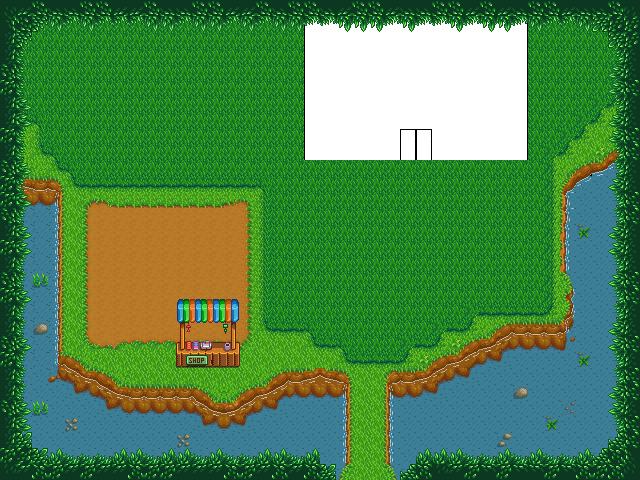

Rendered tile map (Tiled .tmx) drawn with the repository's tilesets; below, a short description and the map source with its tile grids summarised:
An orthogonal 40x30 tile map with 16x16 px tiles, 5 tile layers (Back, Buildings, Front, Paths, ...), 7 tilesets and 4 objects (4x TileData).

<map version="1.10" tiledversion="1.11.1" orientation="orthogonal" renderorder="right-down" width="40" height="30" tilewidth="16" tileheight="16" infinite="0" nextlayerid="13" nextobjectid="17">
 <properties>
  <property name="AmbientLight" value="80 80 40" />
  <property name="Outdoors" value="T" />
  <property name="ViewportFollowPlayer" type="bool" value="true" />
  <property name="Warp" value=" 22 29 Mine 20 4 23 29 Mine 20 4" />
 </properties>
 <tileset firstgid="1" name="spring_outdoorsTileSheet" tilewidth="16" tileheight="16" tilecount="1975" columns="25">
  <image source="spring_outdoorsTileSheet.png" width="400" height="1264" />
  <tile id="209">
   <properties>
    <property name="Water" value="T" />
   </properties>
  </tile>
  <tile id="234">
   <properties>
    <property name="Water" value="T" />
   </properties>
  </tile>
  <tile id="285">
   <properties>
    <property name="Water" value="T" />
   </properties>
  </tile>
  <tile id="308">
   <properties>
    <property name="Water" value="T" />
   </properties>
  </tile>
  <tile id="309">
   <properties>
    <property name="Water" value="T" />
   </properties>
  </tile>
  <tile id="310">
   <properties>
    <property name="Water" value="T" />
   </properties>
  </tile>
  <tile id="333">
   <properties>
    <property name="Water" value="T" />
   </properties>
  </tile>
  <tile id="334">
   <properties>
    <property name="Water" value="T" />
   </properties>
  </tile>
  <tile id="335">
   <properties>
    <property name="Water" value="T" />
   </properties>
  </tile>
  <tile id="336">
   <properties>
    <property name="Water" value="T" />
   </properties>
  </tile>
  <tile id="628">
   <properties>
    <property name="Water" value="T" />
   </properties>
  </tile>
  <tile id="629">
   <properties>
    <property name="Water" value="T" />
   </properties>
  </tile>
  <tile id="653">
   <properties>
    <property name="Water" value="T" />
   </properties>
  </tile>
  <tile id="734">
   <properties>
    <property name="Water" value="T" />
   </properties>
  </tile>
  <tile id="759">
   <properties>
    <property name="Water" value="T" />
   </properties>
  </tile>
  <tile id="1186">
   <properties>
    <property name="Water" value="T" />
   </properties>
  </tile>
  <tile id="1187">
   <properties>
    <property name="Water" value="T" />
   </properties>
  </tile>
  <tile id="1188">
   <properties>
    <property name="Water" value="T" />
   </properties>
  </tile>
  <tile id="1211">
   <properties>
    <property name="Water" value="T" />
   </properties>
  </tile>
  <tile id="1212">
   <properties>
    <property name="Water" value="T" />
   </properties>
  </tile>
  <tile id="1213">
   <properties>
    <property name="Water" value="T" />
   </properties>
  </tile>
  <tile id="1227">
   <properties>
    <property name="Water" value="T" />
   </properties>
  </tile>
  <tile id="1228">
   <properties>
    <property name="Water" value="T" />
   </properties>
  </tile>
  <tile id="1229">
   <properties>
    <property name="Water" value="T" />
   </properties>
  </tile>
  <tile id="1230">
   <properties>
    <property name="Water" value="T" />
   </properties>
  </tile>
  <tile id="1231">
   <properties>
    <property name="Water" value="T" />
   </properties>
  </tile>
  <tile id="1237">
   <properties>
    <property name="Water" value="T" />
   </properties>
  </tile>
  <tile id="1238">
   <properties>
    <property name="Water" value="T" />
   </properties>
  </tile>
  <tile id="1239">
   <properties>
    <property name="Water" value="T" />
   </properties>
  </tile>
  <tile id="1240">
   <properties>
    <property name="Water" value="T" />
   </properties>
  </tile>
  <tile id="1241">
   <properties>
    <property name="Water" value="T" />
   </properties>
  </tile>
  <tile id="1242">
   <properties>
    <property name="Water" value="T" />
   </properties>
  </tile>
  <tile id="1243">
   <properties>
    <property name="Water" value="T" />
   </properties>
  </tile>
  <tile id="1244">
   <properties>
    <property name="Water" value="T" />
   </properties>
  </tile>
  <tile id="1245">
   <properties>
    <property name="Water" value="T" />
   </properties>
  </tile>
  <tile id="1246">
   <properties>
    <property name="Passable" value="F" />
    <property name="Water" value="T" />
   </properties>
  </tile>
  <tile id="1247">
   <properties>
    <property name="Water" value="T" />
   </properties>
  </tile>
  <tile id="1248">
   <properties>
    <property name="Passable" value="F" />
    <property name="Water" value="T" />
   </properties>
  </tile>
  <tile id="1249">
   <properties>
    <property name="Passable" value="F" />
    <property name="Water" value="T" />
   </properties>
  </tile>
  <tile id="1252">
   <properties>
    <property name="Water" value="T" />
   </properties>
  </tile>
  <tile id="1253">
   <properties>
    <property name="Water" value="T" />
   </properties>
  </tile>
  <tile id="1254">
   <properties>
    <property name="Water" value="T" />
   </properties>
  </tile>
  <tile id="1255">
   <properties>
    <property name="Water" value="T" />
   </properties>
  </tile>
  <tile id="1256">
   <properties>
    <property name="Water" value="T" />
   </properties>
  </tile>
  <tile id="1263">
   <properties>
    <property name="Water" value="T" />
   </properties>
  </tile>
  <tile id="1264">
   <properties>
    <property name="Water" value="T" />
   </properties>
  </tile>
  <tile id="1265">
   <properties>
    <property name="Water" value="T" />
   </properties>
  </tile>
  <tile id="1266">
   <properties>
    <property name="Passable" value="F" />
    <property name="Water" value="T" />
   </properties>
  </tile>
  <tile id="1267">
   <properties>
    <property name="Passable" value="F" />
    <property name="Water" value="T" />
   </properties>
  </tile>
  <tile id="1268">
   <properties>
    <property name="Water" value="T" />
   </properties>
  </tile>
  <tile id="1269">
   <properties>
    <property name="Water" value="T" />
   </properties>
  </tile>
  <tile id="1270">
   <properties>
    <property name="Water" value="T" />
   </properties>
  </tile>
  <tile id="1271">
   <properties>
    <property name="Passable" value="F" />
    <property name="Water" value="T" />
   </properties>
  </tile>
  <tile id="1272">
   <properties>
    <property name="Water" value="T" />
   </properties>
  </tile>
  <tile id="1273">
   <properties>
    <property name="Water" value="T" />
   </properties>
  </tile>
  <tile id="1274">
   <properties>
    <property name="Water" value="T" />
   </properties>
  </tile>
  <tile id="1277">
   <properties>
    <property name="Water" value="T" />
   </properties>
  </tile>
  <tile id="1278">
   <properties>
    <property name="Water" value="T" />
   </properties>
  </tile>
  <tile id="1279">
   <properties>
    <property name="Water" value="T" />
   </properties>
  </tile>
  <tile id="1280">
   <properties>
    <property name="Water" value="T" />
   </properties>
  </tile>
  <tile id="1281">
   <properties>
    <property name="Water" value="T" />
   </properties>
  </tile>
  <tile id="1297">
   <properties>
    <property name="Water" value="T" />
   </properties>
  </tile>
  <tile id="1298">
   <properties>
    <property name="Water" value="T" />
   </properties>
  </tile>
  <tile id="1299">
   <properties>
    <property name="Passable" value="F" />
    <property name="Water" value="T" />
   </properties>
  </tile>
  <tile id="1302">
   <properties>
    <property name="Water" value="T" />
   </properties>
  </tile>
  <tile id="1303">
   <properties>
    <property name="Water" value="T" />
   </properties>
  </tile>
  <tile id="1304">
   <properties>
    <property name="Water" value="T" />
   </properties>
  </tile>
  <tile id="1305">
   <properties>
    <property name="Water" value="T" />
   </properties>
  </tile>
  <tile id="1306">
   <properties>
    <property name="Water" value="T" />
   </properties>
  </tile>
  <tile id="1322">
   <properties>
    <property name="Water" value="T" />
   </properties>
  </tile>
  <tile id="1323">
   <properties>
    <property name="Water" value="T" />
   </properties>
  </tile>
  <tile id="1324">
   <properties>
    <property name="Water" value="T" />
   </properties>
  </tile>
  <tile id="1466">
   <properties>
    <property name="Water" value="T" />
   </properties>
  </tile>
  <tile id="1467">
   <properties>
    <property name="Water" value="T" />
   </properties>
  </tile>
  <tile id="1468">
   <properties>
    <property name="Water" value="T" />
   </properties>
  </tile>
  <tile id="1469">
   <properties>
    <property name="Water" value="T" />
   </properties>
  </tile>
  <tile id="1470">
   <properties>
    <property name="Water" value="T" />
   </properties>
  </tile>
  <tile id="1471">
   <properties>
    <property name="Water" value="T" />
   </properties>
  </tile>
  <tile id="1472">
   <properties>
    <property name="Water" value="T" />
   </properties>
  </tile>
  <tile id="1473">
   <properties>
    <property name="Water" value="T" />
   </properties>
  </tile>
  <tile id="1541">
   <properties>
    <property name="Water" value="T" />
   </properties>
  </tile>
  <tile id="1542">
   <properties>
    <property name="Water" value="T" />
   </properties>
  </tile>
  <tile id="1543">
   <properties>
    <property name="Water" value="T" />
   </properties>
  </tile>
  <tile id="1544">
   <properties>
    <property name="Water" value="T" />
   </properties>
  </tile>
  <tile id="1583">
   <properties>
    <property name="Water" value="T" />
   </properties>
  </tile>
  <tile id="1584">
   <properties>
    <property name="Water" value="T" />
   </properties>
  </tile>
  <tile id="1585">
   <properties>
    <property name="Water" value="T" />
   </properties>
  </tile>
  <tile id="1608">
   <properties>
    <property name="Water" value="T" />
   </properties>
  </tile>
  <tile id="1609">
   <properties>
    <property name="Water" value="T" />
   </properties>
  </tile>
  <tile id="1610">
   <properties>
    <property name="Water" value="T" />
   </properties>
  </tile>
  <tile id="1716">
   <properties>
    <property name="Water" value="T" />
   </properties>
  </tile>
  <tile id="1717">
   <properties>
    <property name="Water" value="T" />
   </properties>
  </tile>
  <tile id="1718">
   <properties>
    <property name="Water" value="T" />
   </properties>
  </tile>
  <tile id="1818">
   <properties>
    <property name="Water" value="T" />
   </properties>
  </tile>
  <tile id="1819">
   <properties>
    <property name="Water" value="T" />
   </properties>
  </tile>
  <tile id="1843">
   <properties>
    <property name="Water" value="T" />
   </properties>
  </tile>
  <tile id="1844">
   <properties>
    <property name="Water" value="T" />
   </properties>
  </tile>
  <tile id="1868">
   <properties>
    <property name="Water" value="T" />
   </properties>
  </tile>
  <tile id="1869">
   <properties>
    <property name="Water" value="T" />
   </properties>
  </tile>
 </tileset>
 <tileset firstgid="1976" name="spring_outdoorsTileSheet2" tilewidth="16" tileheight="16" tilecount="1120" columns="16">
  <image source="spring_outdoorsTileSheet2.png" width="256" height="1120" />
  <tile id="816">
   <properties>
    <property name="Water" value="T" />
   </properties>
  </tile>
  <tile id="817">
   <properties>
    <property name="Water" value="T" />
   </properties>
  </tile>
  <tile id="820">
   <properties>
    <property name="Water" value="T" />
   </properties>
  </tile>
  <tile id="821">
   <properties>
    <property name="Water" value="T" />
   </properties>
  </tile>
  <tile id="822">
   <properties>
    <property name="Water" value="T" />
   </properties>
  </tile>
  <tile id="832">
   <properties>
    <property name="Water" value="T" />
   </properties>
  </tile>
  <tile id="833">
   <properties>
    <property name="Water" value="T" />
   </properties>
  </tile>
  <tile id="834">
   <properties>
    <property name="Water" value="T" />
   </properties>
  </tile>
  <tile id="835">
   <properties>
    <property name="Water" value="T" />
   </properties>
  </tile>
  <tile id="836">
   <properties>
    <property name="Water" value="T" />
   </properties>
  </tile>
  <tile id="837">
   <properties>
    <property name="Water" value="T" />
   </properties>
  </tile>
  <tile id="838">
   <properties>
    <property name="Water" value="T" />
   </properties>
  </tile>
  <tile id="848">
   <properties>
    <property name="Water" value="T" />
   </properties>
  </tile>
  <tile id="849">
   <properties>
    <property name="Water" value="T" />
   </properties>
  </tile>
  <tile id="850">
   <properties>
    <property name="Water" value="T" />
   </properties>
  </tile>
  <tile id="851">
   <properties>
    <property name="Water" value="T" />
   </properties>
  </tile>
  <tile id="852">
   <properties>
    <property name="Water" value="T" />
   </properties>
  </tile>
  <tile id="853">
   <properties>
    <property name="Water" value="T" />
   </properties>
  </tile>
  <tile id="854">
   <properties>
    <property name="Water" value="T" />
   </properties>
  </tile>
  <tile id="864">
   <properties>
    <property name="Water" value="T" />
   </properties>
  </tile>
  <tile id="865">
   <properties>
    <property name="Water" value="T" />
   </properties>
  </tile>
  <tile id="866">
   <properties>
    <property name="Water" value="T" />
   </properties>
  </tile>
  <tile id="867">
   <properties>
    <property name="Water" value="T" />
   </properties>
  </tile>
  <tile id="868">
   <properties>
    <property name="Water" value="T" />
   </properties>
  </tile>
  <tile id="869">
   <properties>
    <property name="Water" value="T" />
   </properties>
  </tile>
  <tile id="870">
   <properties>
    <property name="Water" value="T" />
   </properties>
  </tile>
  <tile id="880">
   <properties>
    <property name="Water" value="T" />
   </properties>
  </tile>
  <tile id="881">
   <properties>
    <property name="Water" value="T" />
   </properties>
  </tile>
  <tile id="882">
   <properties>
    <property name="Water" value="T" />
   </properties>
  </tile>
  <tile id="883">
   <properties>
    <property name="Water" value="T" />
   </properties>
  </tile>
 </tileset>
 <tileset firstgid="3096" name="townInterior" tilewidth="16" tileheight="16" tilecount="2176" columns="32">
  <image source=".townInterior.png" width="512" height="1088" />
 </tileset>
 <tileset firstgid="5272" name="townInterior_2" tilewidth="16" tileheight="16" tilecount="1312" columns="32">
  <image source=".townInterior_2.png" width="512" height="656" />
 </tileset>
 <tileset firstgid="6584" name="Festivals" tilewidth="16" tileheight="16" tilecount="1024" columns="32">
  <image source="Festivals.png" width="512" height="512" />
 </tileset>
 <tileset firstgid="7608" name="z_mousehouse" tilewidth="16" tileheight="16" tilecount="154" columns="14">
  <image source="z_mousehouse.png" width="224" height="176" />
 </tileset>
 <tileset firstgid="7762" name="spring_outdoorsTileSheet2" tilewidth="16" tileheight="16" tilecount="1120" columns="16">
  <image source="spring_outdoorsTileSheet2.png" width="256" height="1120" />
  <tile id="816">
   <properties>
    <property name="Water" value="T" />
   </properties>
  </tile>
  <tile id="817">
   <properties>
    <property name="Water" value="T" />
   </properties>
  </tile>
  <tile id="820">
   <properties>
    <property name="Water" value="T" />
   </properties>
  </tile>
  <tile id="821">
   <properties>
    <property name="Water" value="T" />
   </properties>
  </tile>
  <tile id="822">
   <properties>
    <property name="Water" value="T" />
   </properties>
  </tile>
  <tile id="832">
   <properties>
    <property name="Water" value="T" />
   </properties>
  </tile>
  <tile id="833">
   <properties>
    <property name="Water" value="T" />
   </properties>
  </tile>
  <tile id="834">
   <properties>
    <property name="Water" value="T" />
   </properties>
  </tile>
  <tile id="835">
   <properties>
    <property name="Water" value="T" />
   </properties>
  </tile>
  <tile id="836">
   <properties>
    <property name="Water" value="T" />
   </properties>
  </tile>
  <tile id="837">
   <properties>
    <property name="Water" value="T" />
   </properties>
  </tile>
  <tile id="838">
   <properties>
    <property name="Water" value="T" />
   </properties>
  </tile>
  <tile id="848">
   <properties>
    <property name="Water" value="T" />
   </properties>
  </tile>
  <tile id="849">
   <properties>
    <property name="Water" value="T" />
   </properties>
  </tile>
  <tile id="850">
   <properties>
    <property name="Water" value="T" />
   </properties>
  </tile>
  <tile id="851">
   <properties>
    <property name="Water" value="T" />
   </properties>
  </tile>
  <tile id="852">
   <properties>
    <property name="Water" value="T" />
   </properties>
  </tile>
  <tile id="853">
   <properties>
    <property name="Water" value="T" />
   </properties>
  </tile>
  <tile id="854">
   <properties>
    <property name="Water" value="T" />
   </properties>
  </tile>
  <tile id="864">
   <properties>
    <property name="Water" value="T" />
   </properties>
  </tile>
  <tile id="865">
   <properties>
    <property name="Water" value="T" />
   </properties>
  </tile>
  <tile id="866">
   <properties>
    <property name="Water" value="T" />
   </properties>
  </tile>
  <tile id="867">
   <properties>
    <property name="Water" value="T" />
   </properties>
  </tile>
  <tile id="868">
   <properties>
    <property name="Water" value="T" />
   </properties>
  </tile>
  <tile id="869">
   <properties>
    <property name="Water" value="T" />
   </properties>
  </tile>
  <tile id="870">
   <properties>
    <property name="Water" value="T" />
   </properties>
  </tile>
  <tile id="880">
   <properties>
    <property name="Water" value="T" />
   </properties>
  </tile>
  <tile id="881">
   <properties>
    <property name="Water" value="T" />
   </properties>
  </tile>
  <tile id="882">
   <properties>
    <property name="Water" value="T" />
   </properties>
  </tile>
  <tile id="883">
   <properties>
    <property name="Water" value="T" />
   </properties>
  </tile>
 </tileset>
 <objectgroup id="3" name="Back">
  <properties>
   <property name="DefaultWarpLocation" value="22 28" />
  </properties>
 </objectgroup>
 <layer id="12" name="Back" width="40" height="30">
  <data>[1200 cells, 1098 non-empty, 53 distinct tile ids]</data>
 </layer>
 <objectgroup id="11" name="Buildings">
  <object id="12" name="TileData" x="416" y="144" width="16" height="16">
   <properties>
    <property name="Action" value="Warp 22 28 Custom_MouseLivingRoom" />
   </properties>
  </object>
  <object id="13" name="TileData" x="416" y="144" width="16" height="16">
   <properties>
    <property name="Action" value="Warp 23 28 Custom_MouseLivingRoom" />
   </properties>
  </object>
  <object id="14" name="TileData" x="400" y="144" width="16" height="16">
   <properties>
    <property name="Action" value="Warp 22 28 Custom_MouseLivingRoom" />
   </properties>
  </object>
  <object id="16" name="TileData" x="208" y="352" width="16" height="16">
   <properties>
    <property name="Action" value="OpenShop MouseFelixShop none 600 2400 13 21 3 3" />
   </properties>
  </object>
 </objectgroup>
 <layer id="4" name="Buildings" width="40" height="30">
  <data>[1200 cells, 236 non-empty, 179 distinct tile ids]</data>
 </layer>
 <objectgroup id="10" name="Front" />
 <layer id="5" name="Front" width="40" height="30">
  <data>[1200 cells, 16 non-empty, 16 distinct tile ids]</data>
 </layer>
 <objectgroup id="9" name="Paths" />
 <layer id="6" name="Paths" width="40" height="30">
  <data>[1200 cells, 0 non-empty, 0 distinct tile ids]</data>
 </layer>
 <objectgroup id="8" name="AlwaysFront" />
 <layer id="7" name="AlwaysFront" width="40" height="30">
  <data>[1200 cells, 263 non-empty, 32 distinct tile ids]</data>
 </layer>
</map>
